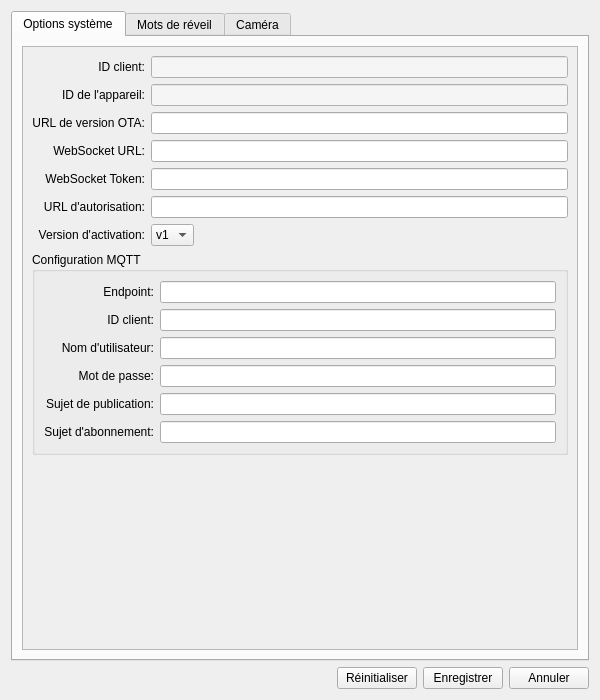
<?xml version="1.0" encoding="UTF-8"?>
<ui version="4.0">
 <class>SettingsWindow</class>
 <widget class="QDialog" name="SettingsWindow">
  <property name="geometry">
   <rect>
    <x>0</x>
    <y>0</y>
    <width>600</width>
    <height>700</height>
   </rect>
  </property>
  <property name="windowTitle">
   <string>Paramètres</string>
  </property>
  <property name="modal">
   <bool>true</bool>
  </property>
  <layout class="QVBoxLayout" name="verticalLayout">
   <item>
    <widget class="QTabWidget" name="tabWidget">
     <property name="currentIndex">
      <number>0</number>
     </property>
     <widget class="QWidget" name="system_tab">
      <attribute name="title">
       <string>Options système</string>
      </attribute>
      <layout class="QVBoxLayout" name="system_layout">
       <item>
        <widget class="QScrollArea" name="system_scroll">
         <property name="widgetResizable">
          <bool>true</bool>
         </property>
         <widget class="QWidget" name="system_content">
          <property name="geometry">
           <rect>
            <x>0</x>
            <y>0</y>
            <width>574</width>
            <height>474</height>
           </rect>
          </property>
          <layout class="QFormLayout" name="system_form">
           <property name="labelAlignment">
            <set>Qt::AlignRight|Qt::AlignVCenter</set>
           </property>
           <property name="fieldGrowthPolicy">
            <enum>QFormLayout::ExpandingFieldsGrow</enum>
           </property>
           <item row="0" column="0">
            <widget class="QLabel" name="client_id_label">
             <property name="text">
              <string>ID client:</string>
             </property>
             <property name="alignment">
              <set>Qt::AlignRight|Qt::AlignVCenter</set>
             </property>
            </widget>
           </item>
           <item row="0" column="1">
            <widget class="QLineEdit" name="client_id_edit">
             <property name="readOnly">
              <bool>true</bool>
             </property>
             <property name="styleSheet">
              <string>background-color: #f5f5f5;</string>
             </property>
            </widget>
           </item>
           <item row="1" column="0">
            <widget class="QLabel" name="device_id_label">
             <property name="text">
              <string>ID de l'appareil:</string>
             </property>
             <property name="alignment">
              <set>Qt::AlignRight|Qt::AlignVCenter</set>
             </property>
            </widget>
           </item>
           <item row="1" column="1">
            <widget class="QLineEdit" name="device_id_edit">
             <property name="readOnly">
              <bool>true</bool>
             </property>
             <property name="styleSheet">
              <string>background-color: #f5f5f5;</string>
             </property>
            </widget>
           </item>
           <item row="2" column="0">
            <widget class="QLabel" name="ota_url_label">
             <property name="text">
              <string>URL de version OTA:</string>
             </property>
             <property name="alignment">
              <set>Qt::AlignRight|Qt::AlignVCenter</set>
             </property>
            </widget>
           </item>
           <item row="2" column="1">
            <widget class="QLineEdit" name="ota_url_edit"/>
           </item>
           <item row="3" column="0">
            <widget class="QLabel" name="websocket_url_label">
             <property name="text">
              <string>WebSocket URL:</string>
             </property>
             <property name="alignment">
              <set>Qt::AlignRight|Qt::AlignVCenter</set>
             </property>
            </widget>
           </item>
           <item row="3" column="1">
            <widget class="QLineEdit" name="websocket_url_edit"/>
           </item>
           <item row="4" column="0">
            <widget class="QLabel" name="websocket_token_label">
             <property name="text">
              <string>WebSocket Token:</string>
             </property>
             <property name="alignment">
              <set>Qt::AlignRight|Qt::AlignVCenter</set>
             </property>
            </widget>
           </item>
           <item row="4" column="1">
            <widget class="QLineEdit" name="websocket_token_edit"/>
           </item>
           <item row="5" column="0">
            <widget class="QLabel" name="authorization_url_label">
             <property name="text">
              <string>URL d'autorisation:</string>
             </property>
             <property name="alignment">
              <set>Qt::AlignRight|Qt::AlignVCenter</set>
             </property>
            </widget>
           </item>
           <item row="5" column="1">
            <widget class="QLineEdit" name="authorization_url_edit"/>
           </item>
           <item row="6" column="0">
            <widget class="QLabel" name="activation_version_label">
             <property name="text">
              <string>Version d'activation:</string>
             </property>
             <property name="alignment">
              <set>Qt::AlignRight|Qt::AlignVCenter</set>
             </property>
            </widget>
           </item>
           <item row="6" column="1">
            <widget class="QComboBox" name="activation_version_combo">
             <item>
              <property name="text">
               <string>v1</string>
              </property>
             </item>
             <item>
              <property name="text">
               <string>v2</string>
              </property>
             </item>
            </widget>
           </item>
           <item row="7" column="0" colspan="2">
            <widget class="QGroupBox" name="mqtt_group">
             <property name="title">
              <string>Configuration MQTT</string>
             </property>
             <layout class="QFormLayout" name="mqtt_form">
              <property name="labelAlignment">
               <set>Qt::AlignRight|Qt::AlignVCenter</set>
              </property>
              <property name="fieldGrowthPolicy">
               <enum>QFormLayout::ExpandingFieldsGrow</enum>
              </property>
              <item row="0" column="0">
               <widget class="QLabel" name="mqtt_endpoint_label">
                <property name="text">
                 <string>Endpoint:</string>
                </property>
                <property name="alignment">
                 <set>Qt::AlignRight|Qt::AlignVCenter</set>
                </property>
               </widget>
              </item>
              <item row="0" column="1">
               <widget class="QLineEdit" name="mqtt_endpoint_edit"/>
              </item>
              <item row="1" column="0">
               <widget class="QLabel" name="mqtt_client_id_label">
                <property name="text">
                 <string>ID client:</string>
                </property>
                <property name="alignment">
                 <set>Qt::AlignRight|Qt::AlignVCenter</set>
                </property>
               </widget>
              </item>
              <item row="1" column="1">
               <widget class="QLineEdit" name="mqtt_client_id_edit"/>
              </item>
              <item row="2" column="0">
               <widget class="QLabel" name="mqtt_username_label">
                <property name="text">
                 <string>Nom d'utilisateur:</string>
                </property>
                <property name="alignment">
                 <set>Qt::AlignRight|Qt::AlignVCenter</set>
                </property>
               </widget>
              </item>
              <item row="2" column="1">
               <widget class="QLineEdit" name="mqtt_username_edit"/>
              </item>
              <item row="3" column="0">
               <widget class="QLabel" name="mqtt_password_label">
                <property name="text">
                 <string>Mot de passe:</string>
                </property>
                <property name="alignment">
                 <set>Qt::AlignRight|Qt::AlignVCenter</set>
                </property>
               </widget>
              </item>
              <item row="3" column="1">
               <widget class="QLineEdit" name="mqtt_password_edit">
                <property name="echoMode">
                 <enum>QLineEdit::Password</enum>
                </property>
               </widget>
              </item>
              <item row="4" column="0">
               <widget class="QLabel" name="mqtt_publish_topic_label">
                <property name="text">
                 <string>Sujet de publication:</string>
                </property>
                <property name="alignment">
                 <set>Qt::AlignRight|Qt::AlignVCenter</set>
                </property>
               </widget>
              </item>
              <item row="4" column="1">
               <widget class="QLineEdit" name="mqtt_publish_topic_edit"/>
              </item>
              <item row="5" column="0">
               <widget class="QLabel" name="mqtt_subscribe_topic_label">
                <property name="text">
                 <string>Sujet d'abonnement:</string>
                </property>
                <property name="alignment">
                 <set>Qt::AlignRight|Qt::AlignVCenter</set>
                </property>
               </widget>
              </item>
              <item row="5" column="1">
               <widget class="QLineEdit" name="mqtt_subscribe_topic_edit"/>
              </item>
             </layout>
            </widget>
           </item>
          </layout>
         </widget>
        </widget>
       </item>
      </layout>
     </widget>
     <widget class="QWidget" name="wake_word_tab">
      <attribute name="title">
       <string>Mots de réveil</string>
      </attribute>
      <layout class="QVBoxLayout" name="wake_word_layout">
       <item>
        <widget class="QScrollArea" name="wake_word_scroll">
         <property name="widgetResizable">
          <bool>true</bool>
         </property>
         <widget class="QWidget" name="wake_word_content">
          <property name="geometry">
           <rect>
            <x>0</x>
            <y>0</y>
            <width>574</width>
            <height>262</height>
           </rect>
          </property>
          <layout class="QFormLayout" name="wake_word_form">
           <property name="labelAlignment">
            <set>Qt::AlignRight|Qt::AlignVCenter</set>
           </property>
           <property name="fieldGrowthPolicy">
            <enum>QFormLayout::ExpandingFieldsGrow</enum>
           </property>
           <item row="0" column="0">
            <widget class="QLabel" name="use_wake_word_label">
             <property name="text">
              <string>Activer les mots de réveil:</string>
             </property>
             <property name="alignment">
              <set>Qt::AlignRight|Qt::AlignVCenter</set>
             </property>
            </widget>
           </item>
           <item row="0" column="1">
            <widget class="QCheckBox" name="use_wake_word_check"/>
           </item>
           <item row="1" column="0">
            <widget class="QLabel" name="model_path_label">
             <property name="text">
              <string>Chemin du modèle:</string>
             </property>
             <property name="alignment">
              <set>Qt::AlignRight|Qt::AlignVCenter</set>
             </property>
            </widget>
           </item>
           <item row="1" column="1">
            <layout class="QHBoxLayout" name="model_path_layout">
             <item>
              <widget class="QLineEdit" name="model_path_edit"/>
             </item>
             <item>
              <widget class="QPushButton" name="model_path_btn">
               <property name="text">
                <string>Parcourir</string>
               </property>
              </widget>
             </item>
            </layout>
           </item>
           <item row="2" column="0">
            <widget class="QLabel" name="wake_words_label">
             <property name="text">
              <string>Liste des mots de réveil:</string>
             </property>
             <property name="alignment">
              <set>Qt::AlignRight|Qt::AlignTop</set>
             </property>
            </widget>
           </item>
           <item row="2" column="1">
            <layout class="QVBoxLayout" name="wake_words_layout">
             <item>
              <widget class="QTextEdit" name="wake_words_edit">
               <property name="maximumSize">
                <size>
                 <width>16777215</width>
                 <height>100</height>
                </size>
               </property>
               <property name="placeholderText">
                <string>Un mot de réveil par ligne</string>
               </property>
              </widget>
             </item>
             <item>
              <widget class="QLabel" name="wake_words_hint">
               <property name="text">
                <string>Astuce : saisissez un mot de réveil par ligne, par exemple "小智", "小美"</string>
               </property>
               <property name="styleSheet">
                <string>color: #666; font-size: 11px;</string>
               </property>
              </widget>
             </item>
            </layout>
           </item>
          </layout>
         </widget>
        </widget>
       </item>
      </layout>
     </widget>
     <widget class="QWidget" name="camera_tab">
      <attribute name="title">
       <string>Caméra</string>
      </attribute>
      <layout class="QVBoxLayout" name="camera_layout">
       <item>
        <widget class="QScrollArea" name="camera_scroll">
         <property name="widgetResizable">
          <bool>true</bool>
         </property>
         <widget class="QWidget" name="camera_content">
          <property name="geometry">
           <rect>
            <x>0</x>
            <y>0</y>
            <width>574</width>
            <height>345</height>
           </rect>
          </property>
          <layout class="QFormLayout" name="camera_form">
           <property name="labelAlignment">
            <set>Qt::AlignRight|Qt::AlignVCenter</set>
           </property>
           <property name="fieldGrowthPolicy">
            <enum>QFormLayout::ExpandingFieldsGrow</enum>
           </property>
           <item row="0" column="0">
            <widget class="QLabel" name="camera_index_label">
             <property name="text">
              <string>Index de la caméra:</string>
             </property>
             <property name="alignment">
              <set>Qt::AlignRight|Qt::AlignVCenter</set>
             </property>
            </widget>
           </item>
           <item row="0" column="1">
            <widget class="QSpinBox" name="camera_index_spin">
             <property name="minimum">
              <number>0</number>
             </property>
             <property name="maximum">
              <number>10</number>
             </property>
            </widget>
           </item>
           <item row="1" column="0">
            <widget class="QLabel" name="frame_width_label">
             <property name="text">
              <string>Largeur de l'image:</string>
             </property>
             <property name="alignment">
              <set>Qt::AlignRight|Qt::AlignVCenter</set>
             </property>
            </widget>
           </item>
           <item row="1" column="1">
            <widget class="QSpinBox" name="frame_width_spin">
             <property name="minimum">
              <number>320</number>
             </property>
             <property name="maximum">
              <number>1920</number>
             </property>
             <property name="singleStep">
              <number>10</number>
             </property>
             <property name="value">
              <number>640</number>
             </property>
            </widget>
           </item>
           <item row="2" column="0">
            <widget class="QLabel" name="frame_height_label">
             <property name="text">
              <string>Hauteur de l'image:</string>
             </property>
             <property name="alignment">
              <set>Qt::AlignRight|Qt::AlignVCenter</set>
             </property>
            </widget>
           </item>
           <item row="2" column="1">
            <widget class="QSpinBox" name="frame_height_spin">
             <property name="minimum">
              <number>240</number>
             </property>
             <property name="maximum">
              <number>1080</number>
             </property>
             <property name="singleStep">
              <number>10</number>
             </property>
             <property name="value">
              <number>480</number>
             </property>
            </widget>
           </item>
           <item row="3" column="0">
            <widget class="QLabel" name="fps_label">
             <property name="text">
              <string>Taux de rafraîchissement:</string>
             </property>
             <property name="alignment">
              <set>Qt::AlignRight|Qt::AlignVCenter</set>
             </property>
            </widget>
           </item>
           <item row="3" column="1">
            <widget class="QSpinBox" name="fps_spin">
             <property name="minimum">
              <number>1</number>
             </property>
             <property name="maximum">
              <number>60</number>
             </property>
             <property name="value">
              <number>30</number>
             </property>
            </widget>
           </item>
           <item row="4" column="0">
            <widget class="QLabel" name="local_vl_url_label">
             <property name="text">
              <string>URL VL locale:</string>
             </property>
             <property name="alignment">
              <set>Qt::AlignRight|Qt::AlignVCenter</set>
             </property>
            </widget>
           </item>
           <item row="4" column="1">
            <widget class="QLineEdit" name="local_vl_url_edit"/>
           </item>
           <item row="5" column="0">
            <widget class="QLabel" name="vl_api_key_label">
             <property name="text">
              <string>VL API Key:</string>
             </property>
             <property name="alignment">
              <set>Qt::AlignRight|Qt::AlignVCenter</set>
             </property>
            </widget>
           </item>
           <item row="5" column="1">
            <widget class="QLineEdit" name="vl_api_key_edit">
             <property name="echoMode">
              <enum>QLineEdit::Password</enum>
             </property>
            </widget>
           </item>
           <item row="6" column="0">
            <widget class="QLabel" name="models_label">
             <property name="text">
              <string>Modèle:</string>
             </property>
             <property name="alignment">
              <set>Qt::AlignRight|Qt::AlignVCenter</set>
             </property>
            </widget>
           </item>
           <item row="6" column="1">
            <widget class="QLineEdit" name="models_edit"/>
           </item>
          </layout>
         </widget>
        </widget>
       </item>
      </layout>
     </widget>
    </widget>
   </item>
   <item>
    <layout class="QHBoxLayout" name="button_layout">
     <item>
      <spacer name="button_spacer">
       <property name="orientation">
        <enum>Qt::Horizontal</enum>
       </property>
       <property name="sizeHint" stdset="0">
        <size>
         <width>40</width>
         <height>20</height>
        </size>
       </property>
      </spacer>
     </item>
     <item>
      <widget class="QPushButton" name="reset_btn">
       <property name="text">
        <string>Réinitialiser</string>
       </property>
      </widget>
     </item>
     <item>
      <widget class="QPushButton" name="save_btn">
       <property name="text">
        <string>Enregistrer</string>
       </property>
      </widget>
     </item>
     <item>
      <widget class="QPushButton" name="cancel_btn">
       <property name="text">
        <string>Annuler</string>
       </property>
      </widget>
     </item>
    </layout>
   </item>
  </layout>
 </widget>
 <resources/>
 <connections/>
</ui>
